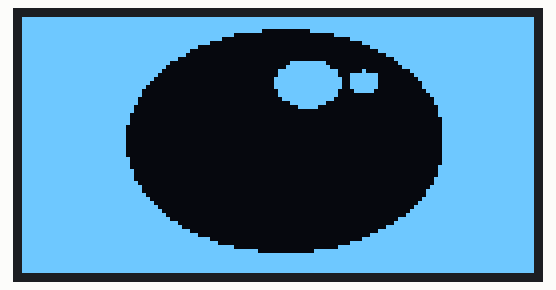
A sketch run on a simulated ESP32. Shown: 128×64 one-colour display.

Above: at 0.1 s.

The sketch:

Probar_pantalla.ino
```cpp
#include <Wire.h>
#include <Adafruit_GFX.h>
#include <Adafruit_SSD1306.h>

#define SCREEN_WIDTH 128
#define SCREEN_HEIGHT 64
#define SCREEN_ADDRESS 0x3C

#define OLED_RESET -1  // No usamos pin reset físico
Adafruit_SSD1306 display(SCREEN_WIDTH, SCREEN_HEIGHT, &Wire, OLED_RESET);

// 👉 PEGA AQUÍ TU BITMAP
const unsigned char feliz_bitmap[] PROGMEM = {
  0xff, 0xff, 0xff, 0xff, 0xff, 0xff, 0xff, 0xff, 0xff, 0xff, 0xff, 0xff, 0xff, 0xff, 0xff, 0xff,
	0xff, 0xff, 0xff, 0xff, 0xff, 0xff, 0xff, 0xff, 0xff, 0xff, 0xff, 0xff, 0xff, 0xff, 0xff, 0xff,
	0xff, 0xff, 0xff, 0xff, 0xff, 0xff, 0xff, 0xff, 0xff, 0xff, 0xff, 0xff, 0xff, 0xff, 0xff, 0xff,
	0xff, 0xff, 0xff, 0xff, 0xff, 0xff, 0xff, 0xf0, 0x00, 0xff, 0xff, 0xff, 0xff, 0xff, 0xff, 0xff,
	0xff, 0xff, 0xff, 0xff, 0xff, 0xff, 0xf8, 0x00, 0x00, 0x03, 0xff, 0xff, 0xff, 0xff, 0xff, 0xff,
	0xff, 0xff, 0xff, 0xff, 0xff, 0xff, 0xc0, 0x00, 0x00, 0x00, 0x3f, 0xff, 0xff, 0xff, 0xff, 0xff,
	0xff, 0xff, 0xff, 0xff, 0xff, 0xfe, 0x00, 0x00, 0x00, 0x00, 0x07, 0xff, 0xff, 0xff, 0xff, 0xff,
	0xff, 0xff, 0xff, 0xff, 0xff, 0xf0, 0x00, 0x00, 0x00, 0x00, 0x01, 0xff, 0xff, 0xff, 0xff, 0xff,
	0xff, 0xff, 0xff, 0xff, 0xff, 0xc0, 0x00, 0x00, 0x00, 0x00, 0x00, 0x7f, 0xff, 0xff, 0xff, 0xff,
	0xff, 0xff, 0xff, 0xff, 0xff, 0x80, 0x00, 0x00, 0x00, 0x00, 0x00, 0x1f, 0xff, 0xff, 0xff, 0xff,
	0xff, 0xff, 0xff, 0xff, 0xfe, 0x00, 0x00, 0x00, 0x00, 0x00, 0x00, 0x07, 0xff, 0xff, 0xff, 0xff,
	0xff, 0xff, 0xff, 0xff, 0xf8, 0x00, 0x00, 0x00, 0x1f, 0xf0, 0x00, 0x03, 0xff, 0xff, 0xff, 0xff,
	0xff, 0xff, 0xff, 0xff, 0xf0, 0x00, 0x00, 0x00, 0x3f, 0xf8, 0x00, 0x01, 0xff, 0xff, 0xff, 0xff,
	0xff, 0xff, 0xff, 0xff, 0xe0, 0x00, 0x00, 0x00, 0xff, 0xfe, 0x04, 0x00, 0x7f, 0xff, 0xff, 0xff,
	0xff, 0xff, 0xff, 0xff, 0xc0, 0x00, 0x00, 0x00, 0xff, 0xfe, 0x3f, 0x80, 0x3f, 0xff, 0xff, 0xff,
	0xff, 0xff, 0xff, 0xff, 0x80, 0x00, 0x00, 0x01, 0xff, 0xff, 0x3f, 0x80, 0x1f, 0xff, 0xff, 0xff,
	0xff, 0xff, 0xff, 0xff, 0x00, 0x00, 0x00, 0x01, 0xff, 0xff, 0x3f, 0x80, 0x0f, 0xff, 0xff, 0xff,
	0xff, 0xff, 0xff, 0xfe, 0x00, 0x00, 0x00, 0x01, 0xff, 0xff, 0x3f, 0x80, 0x0f, 0xff, 0xff, 0xff,
	0xff, 0xff, 0xff, 0xfc, 0x00, 0x00, 0x00, 0x00, 0xff, 0xfe, 0x1f, 0x00, 0x07, 0xff, 0xff, 0xff,
	0xff, 0xff, 0xff, 0xfc, 0x00, 0x00, 0x00, 0x00, 0xff, 0xfe, 0x00, 0x00, 0x03, 0xff, 0xff, 0xff,
	0xff, 0xff, 0xff, 0xf8, 0x00, 0x00, 0x00, 0x00, 0x7f, 0xfc, 0x00, 0x00, 0x01, 0xff, 0xff, 0xff,
	0xff, 0xff, 0xff, 0xf8, 0x00, 0x00, 0x00, 0x00, 0x1f, 0xf0, 0x00, 0x00, 0x01, 0xff, 0xff, 0xff,
	0xff, 0xff, 0xff, 0xf0, 0x00, 0x00, 0x00, 0x00, 0x07, 0xc0, 0x00, 0x00, 0x00, 0xff, 0xff, 0xff,
	0xff, 0xff, 0xff, 0xf0, 0x00, 0x00, 0x00, 0x00, 0x00, 0x00, 0x00, 0x00, 0x00, 0xff, 0xff, 0xff,
	0xff, 0xff, 0xff, 0xe0, 0x00, 0x00, 0x00, 0x00, 0x00, 0x00, 0x00, 0x00, 0x00, 0xff, 0xff, 0xff,
	0xff, 0xff, 0xff, 0xe0, 0x00, 0x00, 0x00, 0x00, 0x00, 0x00, 0x00, 0x00, 0x00, 0x7f, 0xff, 0xff,
	0xff, 0xff, 0xff, 0xe0, 0x00, 0x00, 0x00, 0x00, 0x00, 0x00, 0x00, 0x00, 0x00, 0x7f, 0xff, 0xff,
	0xff, 0xff, 0xff, 0xc0, 0x00, 0x00, 0x00, 0x00, 0x00, 0x00, 0x00, 0x00, 0x00, 0x7f, 0xff, 0xff,
	0xff, 0xff, 0xff, 0xc0, 0x00, 0x00, 0x00, 0x00, 0x00, 0x00, 0x00, 0x00, 0x00, 0x7f, 0xff, 0xff,
	0xff, 0xff, 0xff, 0xc0, 0x00, 0x00, 0x00, 0x00, 0x00, 0x00, 0x00, 0x00, 0x00, 0x7f, 0xff, 0xff,
	0xff, 0xff, 0xff, 0xc0, 0x00, 0x00, 0x00, 0x00, 0x00, 0x00, 0x00, 0x00, 0x00, 0x7f, 0xff, 0xff,
	0xff, 0xff, 0xff, 0xc0, 0x00, 0x00, 0x00, 0x00, 0x00, 0x00, 0x00, 0x00, 0x00, 0x7f, 0xff, 0xff,
	0xff, 0xff, 0xff, 0xc0, 0x00, 0x00, 0x00, 0x00, 0x00, 0x00, 0x00, 0x00, 0x00, 0x7f, 0xff, 0xff,
	0xff, 0xff, 0xff, 0xc0, 0x00, 0x00, 0x00, 0x00, 0x00, 0x00, 0x00, 0x00, 0x00, 0x7f, 0xff, 0xff,
	0xff, 0xff, 0xff, 0xc0, 0x00, 0x00, 0x00, 0x00, 0x00, 0x00, 0x00, 0x00, 0x00, 0x7f, 0xff, 0xff,
	0xff, 0xff, 0xff, 0xe0, 0x00, 0x00, 0x00, 0x00, 0x00, 0x00, 0x00, 0x00, 0x00, 0x7f, 0xff, 0xff,
	0xff, 0xff, 0xff, 0xe0, 0x00, 0x00, 0x00, 0x00, 0x00, 0x00, 0x00, 0x00, 0x00, 0x7f, 0xff, 0xff,
	0xff, 0xff, 0xff, 0xe0, 0x00, 0x00, 0x00, 0x00, 0x00, 0x00, 0x00, 0x00, 0x00, 0xff, 0xff, 0xff,
	0xff, 0xff, 0xff, 0xf0, 0x00, 0x00, 0x00, 0x00, 0x00, 0x00, 0x00, 0x00, 0x00, 0xff, 0xff, 0xff,
	0xff, 0xff, 0xff, 0xf0, 0x00, 0x00, 0x00, 0x00, 0x00, 0x00, 0x00, 0x00, 0x00, 0xff, 0xff, 0xff,
	0xff, 0xff, 0xff, 0xf0, 0x00, 0x00, 0x00, 0x00, 0x00, 0x00, 0x00, 0x00, 0x01, 0xff, 0xff, 0xff,
	0xff, 0xff, 0xff, 0xf8, 0x00, 0x00, 0x00, 0x00, 0x00, 0x00, 0x00, 0x00, 0x01, 0xff, 0xff, 0xff,
	0xff, 0xff, 0xff, 0xfc, 0x00, 0x00, 0x00, 0x00, 0x00, 0x00, 0x00, 0x00, 0x03, 0xff, 0xff, 0xff,
	0xff, 0xff, 0xff, 0xfc, 0x00, 0x00, 0x00, 0x00, 0x00, 0x00, 0x00, 0x00, 0x07, 0xff, 0xff, 0xff,
	0xff, 0xff, 0xff, 0xfe, 0x00, 0x00, 0x00, 0x00, 0x00, 0x00, 0x00, 0x00, 0x07, 0xff, 0xff, 0xff,
	0xff, 0xff, 0xff, 0xff, 0x00, 0x00, 0x00, 0x00, 0x00, 0x00, 0x00, 0x00, 0x0f, 0xff, 0xff, 0xff,
	0xff, 0xff, 0xff, 0xff, 0x80, 0x00, 0x00, 0x00, 0x00, 0x00, 0x00, 0x00, 0x1f, 0xff, 0xff, 0xff,
	0xff, 0xff, 0xff, 0xff, 0xc0, 0x00, 0x00, 0x00, 0x00, 0x00, 0x00, 0x00, 0x3f, 0xff, 0xff, 0xff,
	0xff, 0xff, 0xff, 0xff, 0xe0, 0x00, 0x00, 0x00, 0x00, 0x00, 0x00, 0x00, 0x7f, 0xff, 0xff, 0xff,
	0xff, 0xff, 0xff, 0xff, 0xf0, 0x00, 0x00, 0x00, 0x00, 0x00, 0x00, 0x00, 0xff, 0xff, 0xff, 0xff,
	0xff, 0xff, 0xff, 0xff, 0xf8, 0x00, 0x00, 0x00, 0x00, 0x00, 0x00, 0x03, 0xff, 0xff, 0xff, 0xff,
	0xff, 0xff, 0xff, 0xff, 0xfe, 0x00, 0x00, 0x00, 0x00, 0x00, 0x00, 0x07, 0xff, 0xff, 0xff, 0xff,
	0xff, 0xff, 0xff, 0xff, 0xff, 0x00, 0x00, 0x00, 0x00, 0x00, 0x00, 0x1f, 0xff, 0xff, 0xff, 0xff,
	0xff, 0xff, 0xff, 0xff, 0xff, 0xc0, 0x00, 0x00, 0x00, 0x00, 0x00, 0x7f, 0xff, 0xff, 0xff, 0xff,
	0xff, 0xff, 0xff, 0xff, 0xff, 0xf0, 0x00, 0x00, 0x00, 0x00, 0x01, 0xff, 0xff, 0xff, 0xff, 0xff,
	0xff, 0xff, 0xff, 0xff, 0xff, 0xfe, 0x00, 0x00, 0x00, 0x00, 0x07, 0xff, 0xff, 0xff, 0xff, 0xff,
	0xff, 0xff, 0xff, 0xff, 0xff, 0xff, 0x80, 0x00, 0x00, 0x00, 0x3f, 0xff, 0xff, 0xff, 0xff, 0xff,
	0xff, 0xff, 0xff, 0xff, 0xff, 0xff, 0xf8, 0x00, 0x00, 0x01, 0xff, 0xff, 0xff, 0xff, 0xff, 0xff,
	0xff, 0xff, 0xff, 0xff, 0xff, 0xff, 0xff, 0xe0, 0x00, 0x7f, 0xff, 0xff, 0xff, 0xff, 0xff, 0xff,
	0xff, 0xff, 0xff, 0xff, 0xff, 0xff, 0xff, 0xff, 0xff, 0xff, 0xff, 0xff, 0xff, 0xff, 0xff, 0xff,
	0xff, 0xff, 0xff, 0xff, 0xff, 0xff, 0xff, 0xff, 0xff, 0xff, 0xff, 0xff, 0xff, 0xff, 0xff, 0xff,
	0xff, 0xff, 0xff, 0xff, 0xff, 0xff, 0xff, 0xff, 0xff, 0xff, 0xff, 0xff, 0xff, 0xff, 0xff, 0xff,
	0xff, 0xff, 0xff, 0xff, 0xff, 0xff, 0xff, 0xff, 0xff, 0xff, 0xff, 0xff, 0xff, 0xff, 0xff, 0xff,
	0xff, 0xff, 0xff, 0xff, 0xff, 0xff, 0xff, 0xff, 0xff, 0xff, 0xff, 0xff, 0xff, 0xff, 0xff, 0xff


};

void setup() {
  Serial.begin(9600);

  // Inicializar pantalla en dirección I2C 0x3C (la más común)
  if(!display.begin(SSD1306_SWITCHCAPVCC, 0x3C)) {
    Serial.println(F("No se encontró pantalla SSD1306"));
    while(true); // Se queda aquí si falla
  }

  display.clearDisplay();

  // Dibujar el bitmap en posición (0,0)
  display.drawBitmap(
    0, 0,           // esquina superior izquierda
    feliz_bitmap,       // array del bitmap
    128, 64,        // ancho y alto de la imagen
    SSD1306_WHITE   // color (blanco)
  );

  display.display(); // 👉 MANDAR TODO A LA PANTALLA
}

void loop() {
  // No hacemos nada, la imagen se queda fija
}
```
